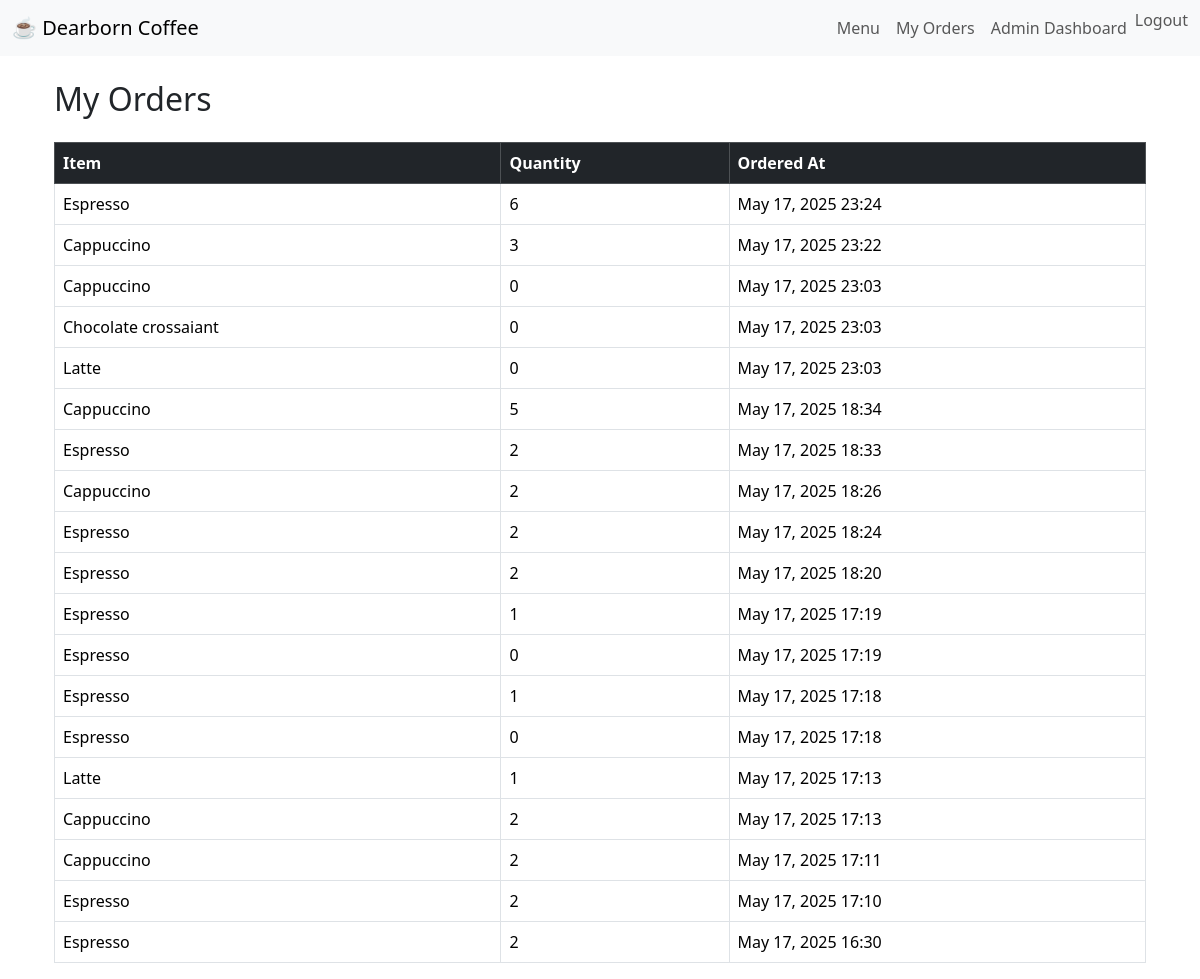
Screenshot of /myorders/ (signed in) with the database file from the repository.
### main/models.py (models this page shows, shortened)
class Order(models.Model):
    user = models.ForeignKey(User, on_delete=models.CASCADE)
    menu_item = models.ForeignKey(MenuItem, on_delete=models.CASCADE)
    quantity = models.PositiveIntegerField(default=1)
    created_at = models.DateTimeField(auto_now_add=True)

class MenuItem(models.Model):
    CATEGORY_CHOICES = [
        ('hot', 'Hot'),
        ('cold', 'Cold'),
        ('bakery', 'Bakery'),
    ]
    name = models.CharField(max_length=100)
    description = models.TextField(blank=True)
    price = models.DecimalField(max_digits=5, decimal_places=2)
    image = models.ImageField(upload_to='menu_images/', blank=True, null=True)
    stock = models.PositiveIntegerField(default=0)
    is_available = models.BooleanField(default=True)
    category = models.CharField(max_length=50, choices=CATEGORY_CHOICES, default='hot')
    is_featured = models.BooleanField(default=False)
    is_discounted = models.BooleanField(default=False)

### main/views.py (the view)
# urls.py: path('myorders/', views.my_orders, name='my_orders'),
def my_orders(request):
    orders = Order.objects.filter(user=request.user).order_by('-created_at')
    return render(request, 'main/my_orders.html', {'orders': orders})

### main/templates/main/my_orders.html
{% extends "main/base.html" %}
{% block content %}
<div class="container">
  <h2 class="mb-4">My Orders</h2>
  {% if orders %}
    <table class="table table-bordered">
      <thead class="table-dark">
        <tr>
          <th>Item</th>
          <th>Quantity</th>
          <th>Ordered At</th>
        </tr>
      </thead>
      <tbody>
        {% for order in orders %}
        <tr>
          <td>{{ order.menu_item.name }}</td>
          <td>{{ order.quantity }}</td>
          <td>{{ order.created_at|date:"M d, Y H:i" }}</td>
        </tr>
        {% endfor %}
      </tbody>
    </table>
  {% else %}
    <p>You have not placed any orders yet.</p>
  {% endif %}
</div>
{% endblock %}

### rows the page displays
Order: menu_item.name "Espresso", quantity "6", created_at "May 17, 2025 23:24"
Order: menu_item.name "Cappuccino", quantity "3", created_at "May 17, 2025 23:22"
Order: menu_item.name "Cappuccino", quantity "0", created_at "May 17, 2025 23:03"
Order: menu_item.name "Chocolate crossaiant", quantity "0", created_at "May 17, 2025 23:03"
Order: menu_item.name "Latte", quantity "0", created_at "May 17, 2025 23:03"
Order: menu_item.name "Cappuccino", quantity "5", created_at "May 17, 2025 18:34"
Order: menu_item.name "Espresso", quantity "2", created_at "May 17, 2025 18:33"
Order: menu_item.name "Cappuccino", quantity "2", created_at "May 17, 2025 18:26"
Order: menu_item.name "Espresso", quantity "2", created_at "May 17, 2025 18:24"
Order: menu_item.name "Espresso", quantity "2", created_at "May 17, 2025 18:20"
Order: menu_item.name "Espresso", quantity "1", created_at "May 17, 2025 17:19"
Order: menu_item.name "Espresso", quantity "0", created_at "May 17, 2025 17:19"
Order: menu_item.name "Espresso", quantity "1", created_at "May 17, 2025 17:18"
Order: menu_item.name "Espresso", quantity "0", created_at "May 17, 2025 17:18"
Order: menu_item.name "Latte", quantity "1", created_at "May 17, 2025 17:13"
Order: menu_item.name "Cappuccino", quantity "2", created_at "May 17, 2025 17:13"
Order: menu_item.name "Cappuccino", quantity "2", created_at "May 17, 2025 17:11"
Order: menu_item.name "Espresso", quantity "2", created_at "May 17, 2025 17:10"
Order: menu_item.name "Espresso", quantity "2", created_at "May 17, 2025 16:30"
